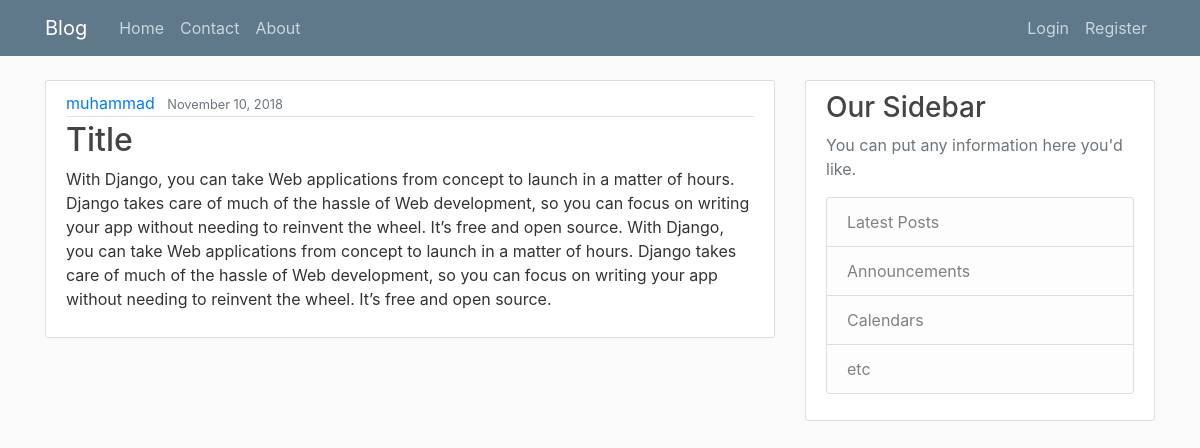
The page /articles/detail/7/ on the database its author committed.
### article/models.py (models this page shows, shortened)
class Article(models.Model):
    title     = models.CharField(max_length = 30)
    content   = models.TextField()
    created_by= models.ForeignKey(User,on_delete=models.CASCADE)
    created_on= models.DateField(default = timezone.now)

### article/views.py (the view)
# urls.py: path('detail/<int:pk>/', views.article_detail,name = 'article-detail'),
def article_detail(request,pk=None):
    post  = get_object_or_404(Article,pk=pk)
    context = {
        'post':post
    }
    return render(request,'articles/article_detail.html',context)

### article/templates/articles/article_detail.html (shortened to what this page needs)
{% extends "base.html" %}
{% block content %}
  <article class="media content-section">
    <div class="media-body">
      <div class="article-metadata">
        <a class="mr-2" href="">{{ post.created_by }}</a>
        <small class="text-muted">{{ post.created_on|date:"F d, Y" }}</small>
      </div>
      <h2 class="article-title">{{ post.title }}</h2>
      <p class="article-content">{{ post.content }}</p>
    </div>
  </article>
{% endblock content %}

### static/css/main.css (style rules this page uses)
body { background: #fafafa; color: #333333; margin-top: 5rem; }
h1, h2, h3, h4, h5, h6 { color: #444444; }
.content-section { background: #ffffff; padding: 10px 20px; border: 1px solid #dddddd; border-radius: 3px; margin-bottom: 20px; }
.article-title { color: #444444; }
.article-content { white-space: pre-line; }
.article-metadata { padding-bottom: 1px; margin-bottom: 4px; border-bottom: 1px solid #e3e3e3 }

### rows shown on the page
Article: created_by "muhammad", created_on "November 10, 2018", title "Title", content "With Django, you can take Web applications from concept to launch in a matter of hours. Django takes care of much of the hassle of Web development, so you can focus on writing your app without needing to reinvent the wheel. It’s free and open source. With Django, you can take Web applications from concept to launch in a matter of hours. Django takes care of much of the hassle of Web development, so you can focus on writing your app without needing to reinvent the wheel. It’s free and open source."
